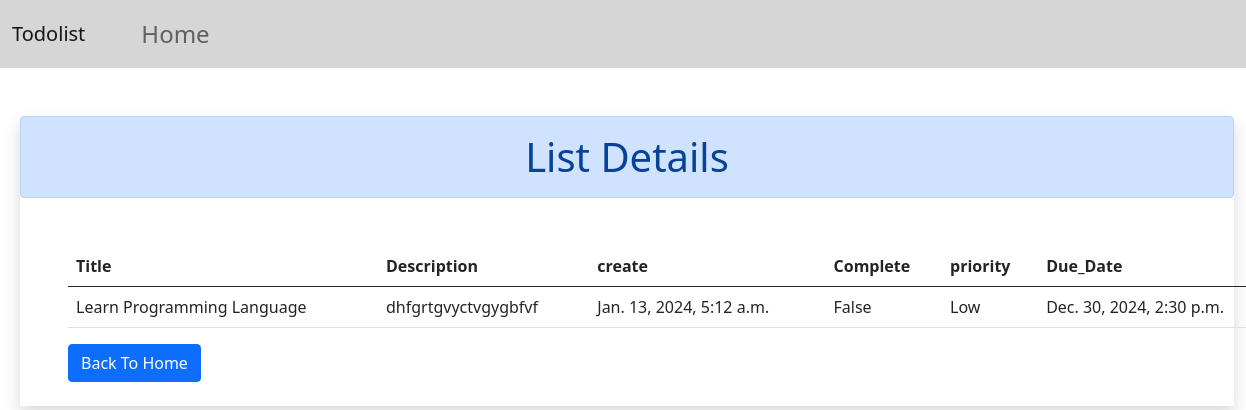
The app's page /det/10/ with its own data.
### task/models.py (models this page shows, shortened)
class task(models.Model):
  priority_choices =[
  ('Low','Low'),
  ('Medium','Medium'),
  ('High','High'),
]
  status_choices=[
    ('Pause','Pause'),
    ('In progress','in Progress'),
    ('Complete','Complete'),
  ]
  user=models.ForeignKey(User,on_delete=models.CASCADE)
  title=models.CharField(max_length=100)
  description=models.TextField()
  complete=models.BooleanField(default=False)
  create=models.DateTimeField(auto_now_add=True)
  task_priority=models.CharField(choices=priority_choices,max_length=30)
  due_date=models.DateTimeField()
  status=models.CharField(choices=status_choices,max_length=50)

### task/views.py (the view)
# urls.py: path('det/<int:id>/',views.detail, name='det'),
def detail(request,id):
    lst=task.objects.get(pk=id)
    return render(request,'task/details.html',{'lst':lst})

### task/templates/task/details.html
{% extends 'task/base.html' %}
{% load static %}
{% block content%}
<div class=" shadow ms-2 mt-5">
<h1 class=" alert alert-primary my-5 mt-5 text-center">List Details</h1>
    <table class="table ms-5">
        <thead>
          <tr>
            <th scope="col">Title</th>
            <th scope="col">Description</th>
            <th scope="col">create</th>
            <th scope="col">Complete</th>
            <th scope="col">priority</th>
            <th scope="col">Due_Date</th>
          </tr>
        </thead>
        <tbody>
          <tr>
            <td>{{lst.title}}</td>
            <td>{{lst.description}}</td>
            <td>{{lst.create}}</td>
            <td>{{lst.complete}}</td>
            <td>{{lst.task_priority}}</td>
            <td>{{lst.due_date}}</td>
          </tr>
        </tbody>
      </table>
<a href="{% url 'hm' %}" class="btn btn-primary ms-5">Back To Home</a>
<br><br>
</div>
{% endblock content %}

### records on screen
task: title "Learn Programming Language", description "dhfgrtgvyctvgygbfvf", create "Jan. 13, 2024, 5:12 a.m.", complete "False", task_priority "Low", due_date "Dec. 30, 2024, 2:30 p.m."
